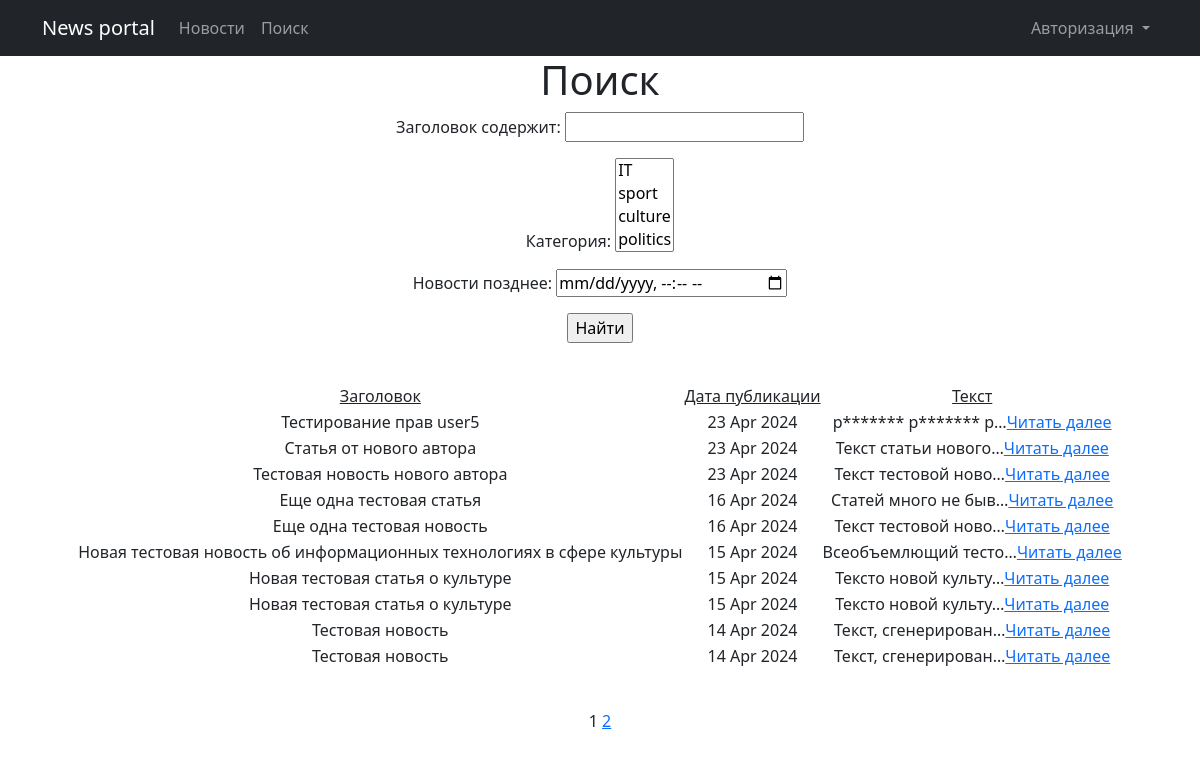
The page /posts/search/ on the database as committed earlier.
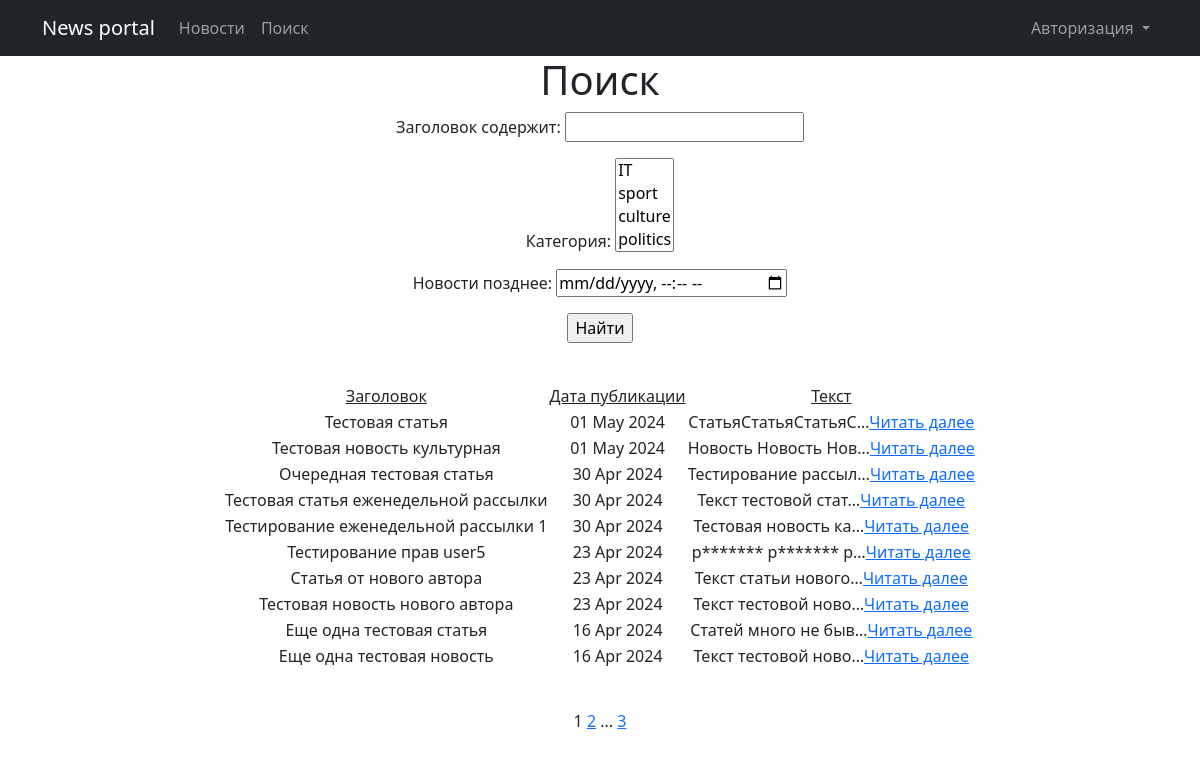
The same page on the database as committed later.
### NewsPortal/models.py (models this page shows, shortened)
class Post(models.Model):
    author = models.ForeignKey(Author, on_delete=models.CASCADE)
    categoryType = models.CharField(max_length=2, choices=CATEGORY_CHOICES, default=NEWS)
    dateCreation = models.DateTimeField(auto_now_add=True)
    postCategory = models.ManyToManyField(Category, through='PostCategory')
    title = models.CharField(max_length=128)
    text = models.TextField()
    rating = models.SmallIntegerField(default=0)

### NewsPortal/views.py (the view)
# urls.py: path('posts/search/', PostSearch.as_view(), name='post_search'),
class PostSearch(ListView):
    model = Post
    ordering = '-dateCreation'
    template_name = 'search.html'
    context_object_name = 'posts'
    paginate_by = 10
    def get_queryset(self):
        queryset = super().get_queryset()
        self.filterset = PostFilter(self.request.GET, queryset)
        return self.filterset.qs
    def get_context_data(self, **kwargs):
        context = super().get_context_data(**kwargs)
        context['filterset'] = self.filterset
        context['is_author'] = self.request.user.groups.filter(name='authors').exists()
        return context

### NewsPortal/models.py (called while the page is built)
    def __str__(self):
        return f'{self.name}'

### NewsPortal/templatetags/custom_filters.py (called while the page is built)
@register.filter()
def censor(value):
    for word in censor_list:
        value = value.replace(word[1:], '*' * len(word[1:]))
    return value

### NewsPortal/templatetags/custom_tags.py (called while the page is built)
@register.simple_tag(takes_context=True)
def url_replace(context, **kwargs):
    d = context['request'].GET.copy()
    for k, v in kwargs.items():
        d[k] = v
    return d.urlencode()

### templates/search.html (shortened to what this page needs)
{% extends 'flatpages/default.html' %}
{% load custom_filters %}
{% load custom_tags %}
{% block content %}
<h1>Поиск</h1>
    <form action="" method="get">
        {{ filterset.form.as_p }}
        <input type="submit" value="Найти" />
    </form>
    <p>&nbsp;</p>
    {% if posts %}
        <table style="margin-left: auto; margin-right: auto;">
            <tr>
                <td><span style="text-decoration: underline;">Заголовок</span></td>
                <td><span style="text-decoration: underline;">Дата публикации</span></td>
                <td><span style="text-decoration: underline;">Текст</span></td>
            </tr>
            {% for post in posts %}
            <tr>
                <td>{{ post.title|censor }}</td>
                <td>{{ post.dateCreation|date:'d M Y' }}</td>
                <td>{{ post.text|truncatechars:20|censor }}<a href="{% url 'post_detail' pk=post.id %}">Читать далее</a></td>
            </tr>
            {% endfor %}
        </table>
    {% else %}
       <h2>Новостей нет!</h2>
    {% endif %}
    <p>&nbsp;</p>
    {{ page_obj.number }}
    {% if page_obj.has_next %}
        <a href="?{% url_replace page=page_obj.next_page_number %}">{{ page_obj.next_page_number }}</a>
        {% if paginator.num_pages != page_obj.next_page_number %}
            ...
            <a href="?{% url_replace page=page_obj.paginator.num_pages %}">{{ page_obj.paginator.num_pages }}</a>
        {% endif %}
    {% endif %}
{% endblock content %}

Rows that differ between the two databases and show on the page:
no longer on this page (row unchanged): Post: title|censor "Новая тестовая новость об информационных технологиях в сфере культуры", dateCreation "15 Apr 2024", text|censor "Всеобъемлющий тесто…"
no longer on this page (row unchanged): Post: title|censor "Новая тестовая статья о культуре", dateCreation "15 Apr 2024", text|censor "Тексто новой культу…"
no longer on this page (row unchanged): Post: title|censor "Новая тестовая статья о культуре", dateCreation "15 Apr 2024", text|censor "Тексто новой культу…"
no longer on this page (row unchanged): Post: title|censor "Тестовая новость", dateCreation "14 Apr 2024", text|censor "Текст, сгенерирован…"
no longer on this page (row unchanged): Post: title|censor "Тестовая новость", dateCreation "14 Apr 2024", text|censor "Текст, сгенерирован…"
added Post: title|censor "Тестовая статья", dateCreation "01 May 2024", text|censor "СтатьяСтатьяСтатьяС…"
added Post: title|censor "Тестовая новость культурная", dateCreation "01 May 2024", text|censor "Новость Новость Нов…"
added Post: title|censor "Очередная тестовая статья", dateCreation "30 Apr 2024", text|censor "Тестирование рассыл…"
added Post: title|censor "Тестовая статья еженедельной рассылки", dateCreation "30 Apr 2024", text|censor "Текст тестовой стат…"
added Post: title|censor "Тестирование еженедельной рассылки 1", dateCreation "30 Apr 2024", text|censor "Тестовая новость ка…"
Other text that changed with them:
{{ page_obj.paginator.num_pages }}: (not shown) → "3"
